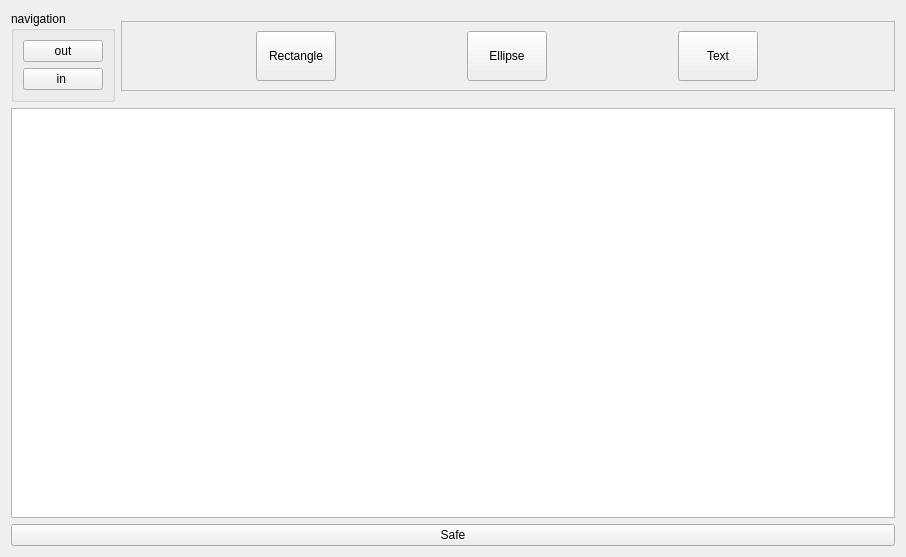
<?xml version="1.0" encoding="UTF-8"?>
<ui version="4.0">
 <class>PixelEditor</class>
 <widget class="QWidget" name="PixelEditor">
  <property name="geometry">
   <rect>
    <x>0</x>
    <y>0</y>
    <width>906</width>
    <height>557</height>
   </rect>
  </property>
  <property name="windowTitle">
   <string>Form</string>
  </property>
  <layout class="QVBoxLayout" name="verticalLayout">
   <item>
    <layout class="QHBoxLayout" name="horizontalLayout_2">
     <item>
      <widget class="QGroupBox" name="groupBox">
       <property name="sizePolicy">
        <sizepolicy hsizetype="Maximum" vsizetype="Preferred">
         <horstretch>0</horstretch>
         <verstretch>0</verstretch>
        </sizepolicy>
       </property>
       <property name="title">
        <string>navigation</string>
       </property>
       <layout class="QVBoxLayout" name="verticalLayout_2">
        <item>
         <widget class="QPushButton" name="zoomOutButton">
          <property name="text">
           <string>out</string>
          </property>
         </widget>
        </item>
        <item>
         <widget class="QPushButton" name="zoomInButton">
          <property name="text">
           <string>in </string>
          </property>
         </widget>
        </item>
       </layout>
      </widget>
     </item>
     <item>
      <widget class="QScrollArea" name="scrollArea">
       <property name="enabled">
        <bool>true</bool>
       </property>
       <property name="sizePolicy">
        <sizepolicy hsizetype="Expanding" vsizetype="Maximum">
         <horstretch>0</horstretch>
         <verstretch>0</verstretch>
        </sizepolicy>
       </property>
       <property name="verticalScrollBarPolicy">
        <enum>Qt::ScrollBarAlwaysOff</enum>
       </property>
       <property name="widgetResizable">
        <bool>true</bool>
       </property>
       <widget class="QWidget" name="scrollAreaWidgetContents">
        <property name="geometry">
         <rect>
          <x>0</x>
          <y>0</y>
          <width>783</width>
          <height>69</height>
         </rect>
        </property>
        <layout class="QHBoxLayout" name="horizontalLayout">
         <item>
          <widget class="QPushButton" name="addRectangleButton">
           <property name="sizePolicy">
            <sizepolicy hsizetype="Maximum" vsizetype="Preferred">
             <horstretch>0</horstretch>
             <verstretch>0</verstretch>
            </sizepolicy>
           </property>
           <property name="minimumSize">
            <size>
             <width>0</width>
             <height>0</height>
            </size>
           </property>
           <property name="text">
            <string>Rectangle</string>
           </property>
          </widget>
         </item>
         <item>
          <widget class="QPushButton" name="addEllipseButton">
           <property name="sizePolicy">
            <sizepolicy hsizetype="Maximum" vsizetype="Preferred">
             <horstretch>0</horstretch>
             <verstretch>0</verstretch>
            </sizepolicy>
           </property>
           <property name="minimumSize">
            <size>
             <width>0</width>
             <height>0</height>
            </size>
           </property>
           <property name="text">
            <string>Ellipse</string>
           </property>
          </widget>
         </item>
         <item>
          <widget class="QPushButton" name="addTextButton">
           <property name="sizePolicy">
            <sizepolicy hsizetype="Maximum" vsizetype="Preferred">
             <horstretch>0</horstretch>
             <verstretch>0</verstretch>
            </sizepolicy>
           </property>
           <property name="text">
            <string>Text</string>
           </property>
          </widget>
         </item>
        </layout>
       </widget>
      </widget>
     </item>
    </layout>
   </item>
   <item>
    <widget class="QGraphicsView" name="pixelGraphicsView"/>
   </item>
   <item>
    <widget class="QPushButton" name="SafeButton">
     <property name="text">
      <string>Safe</string>
     </property>
    </widget>
   </item>
  </layout>
 </widget>
 <resources/>
 <connections/>
</ui>
